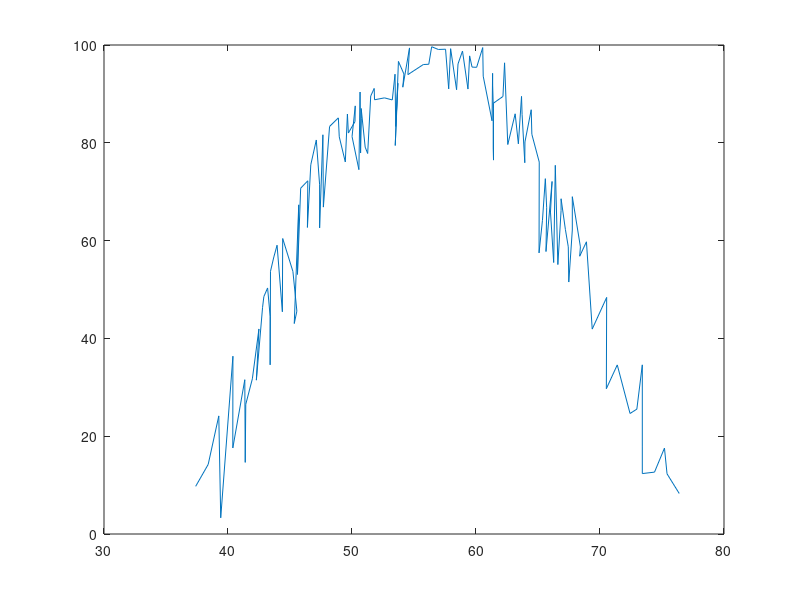

Reproduce this figure in MATLAB. (Note: this script raises an error after producing the figure.)
function [force_length_regression] = get_muscle_force_length_regression()
%%% TASK 2

%-similar to velocity regression: need to extract data (look at figure and
%the gaussian type bump, extrace data pts with webplot and select points,
%need to calibrate webplotter, so check after that extracted data matches
%og graph); length not normalized, so need to normalizze it by shifintg max
%force to 1 then set length that correspoinds to max force is also 1; then
%use fit fct in matlab (different from velocity part) and provide with x
%and y and gaussian fct; 

% Input Parameters
% data(:,1): samples of an independent variable
% data(:,2): corresponding samples of a dependent variable

% Output
% force_length_regression: the genered Gaussian model

%     WRITE CODE HERE
%      1) Use WebPlotDigitizer to extract force-length points
%     from Winters et al. (2011) Figure 3C, which is on Learn. Click
%     "View Data", select all, cut, and paste below. 
%     2) Normalize the data so optimal length = 1 and peak = 1. 
%     3) Return a Regression object that  uses Gaussian basis functions.

% Define data points
data = [37.39300371311315, 9.749579831932778
38.402872777017784, 14.235152646917342
39.25737736955247, 24.15178960473078
39.412741840922415, 3.3097416744475368
40.39671682626539, 36.36339869281048
40.38808546674484, 21.67361759518623
40.38808546674484, 17.593733789812234
41.35479773304671, 31.553314659197028
41.389323171128915, 14.642581180620411
41.43247996873168, 26.518892001244936
41.96474713916574, 31.73953038005324
42.49413718975963, 41.93050775865902
42.286984561266365, 31.460939931528188
42.787603413458406, 46.3557573152718
42.89117972770504, 48.55191409897293
43.19327731092437, 50.31528166822285
43.40042993941763, 44.465981948334914
43.39807593227566, 34.59178338001868
43.42632401797928, 53.72104990144207
43.69677328295659, 56.656670569462364
43.957152628493255, 59.05788982259571
44.3844049247606, 45.44292717086836
44.41029900332226, 60.42884808244287
45.23492581290118, 53.689243218654994
45.55333761411541, 45.58003328315455
45.34248583154192, 43.04077186430128
45.70500293140512, 67.31613049260109
45.60142661715849, 53.0700280112045
45.86036740277506, 70.72019919078744
46.435488516091866, 72.22927580388884
46.404143052569864, 62.690196078431384
46.67603087746726, 75.51213818860879
47.120545892775716, 80.58070388649288
47.38811803791283, 71.4113600995954
47.38811803791283, 62.59122315592906
47.65223763924175, 81.64186118892003
47.690215621132175, 66.84925822180725
48.190834473324216, 83.34034650897397
48.89860595400951, 85.09601618425148
48.971972509934204, 81.21957671957674
49.45964432284541, 76.08453159041395
49.62980541053631, 85.88732826463921
49.70563806918116, 81.9998132586368
50.24164549540747, 84.34547152194213
50.26236075825679, 87.5503090124939
50.003419972640216, 81.27731092436976
50.55582698195557, 74.5104955562472
50.65077193668165, 90.38611889200126
50.69146263156425, 77.9122315592904
50.754348250928274, 85.01613089680319
50.73881180379128, 87.0210395269219
51.06308534147111, 79.1115803586392
51.26359846264087, 77.81325863678806
51.50926023361043, 89.56997294644356
51.79011139339457, 91.1201680672269
51.81600547195622, 88.79925303454716
52.6187219073676, 89.19052598817305
53.24881115236792, 88.76626206037972
53.469527345822044, 94.02911355018199
53.525014657025594, 83.34474530552964
53.70257405287697, 92.17847138855544
53.48617353918311, 79.44631185807657
53.74411839870116, 96.64352783848582
54.18962934010814, 94.05272528764593
54.09468438538205, 91.37254901960786
54.63846003517686, 99.40255213196392
54.508989642368576, 93.94584500466854
55.75190541332812, 96.00628130039897
56.19210474887629, 96.06276584707959
56.4251514559312, 99.64488583312114
56.96211287452557, 99.08514423313187
57.543775649794796, 99.13937841803389
57.79753761969904, 91.02449424214132
57.95290209106898, 99.25079365079367
58.433381104379734, 90.85202476052152
58.5484658979871, 96.1310257436308
58.9109829978503, 98.76042780748665
59.35118233339847, 90.99150326797387
59.4858315419191, 97.77609710550888
59.68040704653954, 95.48487394957985
60.050322454563215, 95.43439775910366
60.5423099472347, 99.4751322751323
60.581151065077194, 93.62418300653596
61.29323822552276, 84.49842967490028
61.33812129502964, 94.21197219628593
61.34502638264608, 91.6496732026144
61.396814539769395, 87.0210395269219
61.38990945215295, 78.94704844900926
61.411611156090345, 76.46062869592282
61.396814539769395, 88.08664799253036
62.173636896619115, 89.4740684152449
62.3031072894274, 96.35583566760039
62.56204807504396, 79.64623716153129
63.15761188196208, 85.93053787171436
63.41655266757866, 79.78957999866614
63.670785438911295, 89.49386299974537
63.71757133085792, 85.7535969943533
63.934434238811804, 75.9225758990465
63.94594271817253, 80.16478196216761
64.45231581004495, 86.76114396375836
64.50410396716826, 81.73588546529724
65.09966777408637, 76.05648926237163
65.08413132694939, 57.4842203548086
65.35860855970294, 64.1450980392157
65.59165526675787, 72.66666666666669
65.6984683408247, 66.71220821662
65.64344342388118, 57.76417233560092
66.13543091655266, 72.09262371615314
66.00596052374438, 65.83753501400561
66.26490130936095, 55.51735845853494
66.39437170216924, 75.39666977902272
66.6015243306625, 55.09897292250234
66.86046511627906, 66.14765017117959
66.86046511627906, 68.55929038281981
67.20818559982132, 62.28747054377307
67.44190488034538, 58.72626626408139
67.48192300175884, 51.526050420168076
67.76675786593707, 62.169195759111744
67.76675786593707, 68.98267455130203
68.41928864569083, 58.72072206660444
68.36232167285519, 56.80625583566761
68.90609732264998, 59.7577697745765
69.37219073675982, 41.90708202472909
70.53742427203439, 48.38530967942734
70.51153019347274, 29.71241830065361
71.39192886456908, 34.580086580086586
72.42251319132303, 24.645004668534085
72.97146765683017, 25.535760971055097
73.41166699237834, 34.59208329796567
73.41166699237834, 17.989825425119548
73.41166699237834, 12.356166709107896
74.39564197772131, 12.65425182418646
75.1983584131327, 17.568440709617178
75.40551104162594, 12.308029878618129
76.38948602696892, 8.286430127606607];
% Normalization

A = [1 2; 3 4];

class(A)
plot(data(:,1), data(:,2));
[maxForce, maxPt] = max(data(:,2));

disp(data(maxPt, 2));
disp(data(maxPt, 1));
maxLength = data(maxPt, 1); 
for i = 1:size(data)
    
    data(i,1) = data(i,1)/maxLength;
    data(i,2) = data(i, 2)/maxForce;
end 
length = data(:,1);
force = data(:,2);

% Regression with "fit" function with "gauss2" option as model type
force_length_regression = fit(data(:,1),data(:,2),'gauss2');

end
